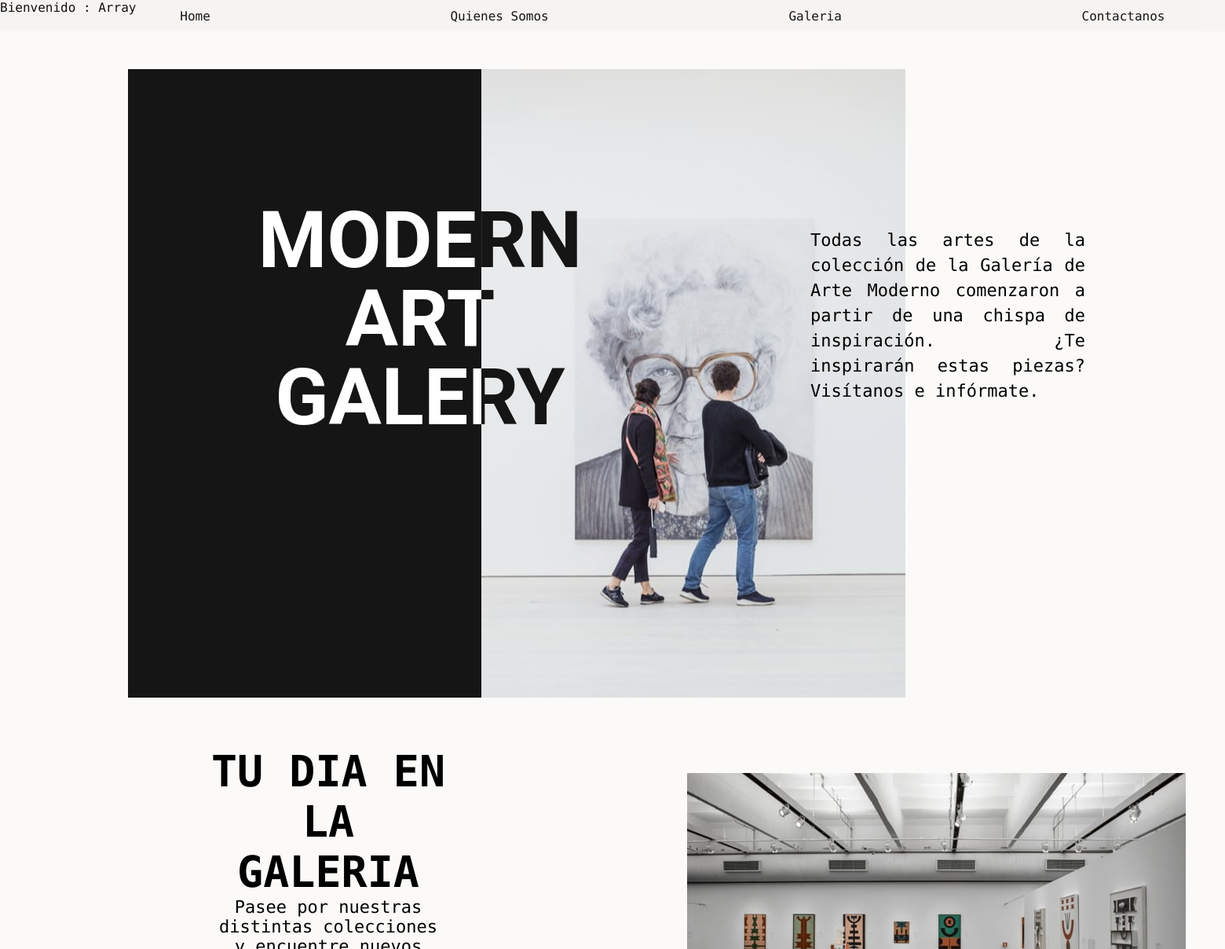
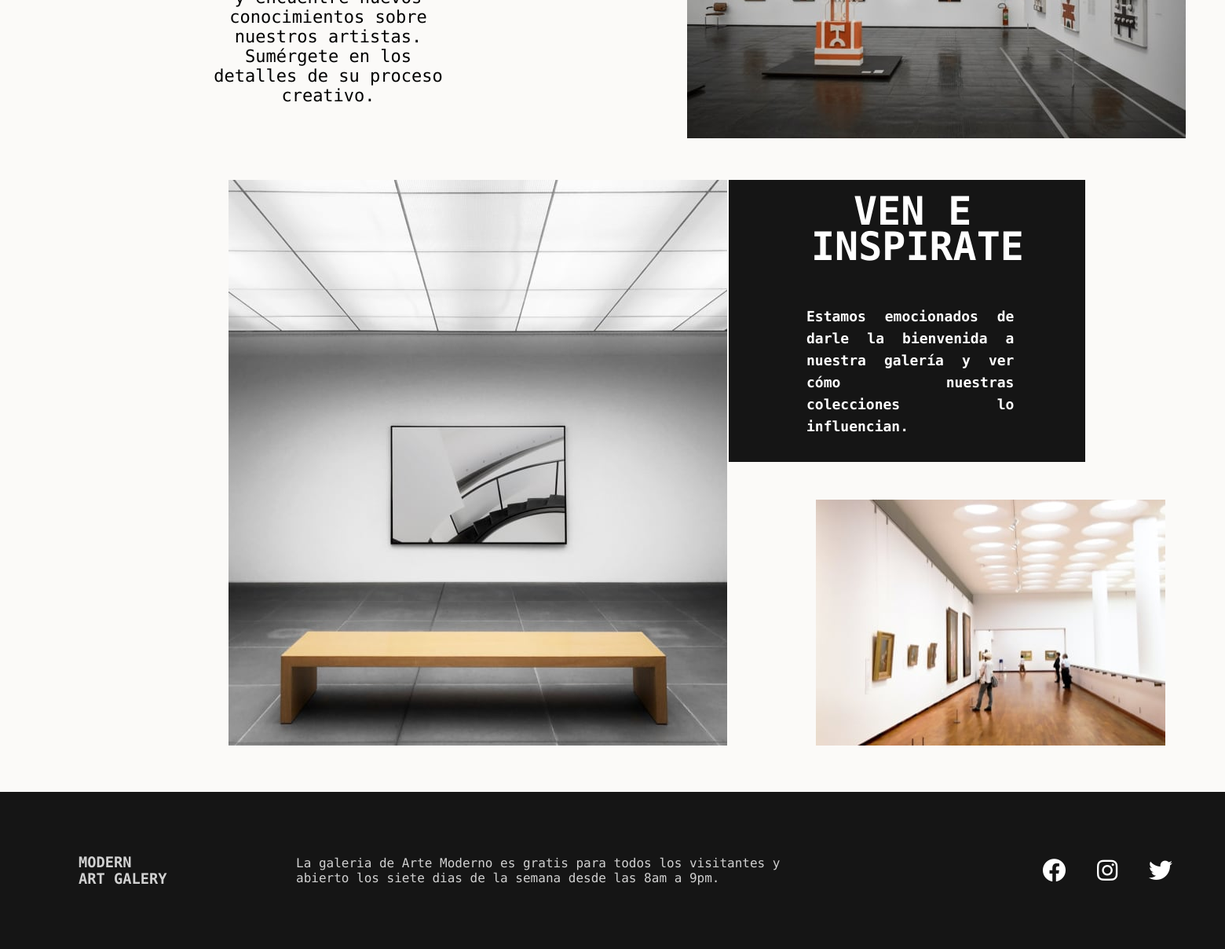
The app's page /paginaprincipal.php (signed in) with its own data (2 pictures, top to bottom).
### tables this page shows
CREATE TABLE `navar2` (
  `idnavar2` INT NOT NULL AUTO_INCREMENT,
  `navar` VARCHAR(45) NULL,
  `linknavar` VARCHAR(100) NULL,
  PRIMARY KEY (`idnavar2`));

### paginaprincipal.php (the view, shortened to what this page needs)
<!DOCTYPE html>
<?php
    $xc = conectar();
    $sql = "SELECT * FROM navar2";
    $res = mysqli_query($xc, $sql);
?>
<html lang="en">
<head>
    <link rel="stylesheet" href="https://cdnjs.cloudflare.com/ajax/libs/font-awesome/6.1.1/css/all.min.css"
 />
    <link rel="stylesheet" href="css_pagina principal/index.css"/>
</head>
<body>
    <nav>
        <ul id="primary-navigation" data-visible="false" class="navbar">
          <li class="active">
            <a href="paginaprincipal.php"><?php
            while($filas = mysqli_fetch_array($res)){
              echo ' <li class="active">
              <a href="'.$filas['linknavar'].' ">' .$filas['navar'].'</li>';
            }
            ?></a>
        </li>
        </ul>
        <p>
          <?php
          echo 'Bienvenido : ' .$_SESSION['usuario'];
          ?>
        </p>
    </nav>
    <section class="section">
      <div class ="header">
          <picture class="hero">
            <img src="img_pragina principal/image-hero.jpg" alt="" aria-hidden="true">
          </picture>
          <h1>MODERN ART GALERY </h1>
          <p>
            Todas las artes de la colección de la Galería de Arte Moderno comenzaron a partir de una chispa de inspiración. ¿Te inspirarán estas piezas? Visítanos e infórmate.
          </p>
        </div>
        <div class="imagen1">
          <img src="img_pragina principal/image-grid-1.jpg" alt="The galleries main room.">
        <div class="your-day">
          <h2>TU DIA  <span>EN LA GALERIA</span></h2>
          <p>
            Pasee por nuestras distintas colecciones y encuentre nuevos conocimientos sobre nuestros artistas. Sumérgete en los detalles de su proceso creativo.
          </p>
        </div>
      </div>
        <picture class="img-grid-2">
          <img src="img_pragina principal/image-grid-2.jpg" alt="A modern bench in-front of a piece of art.">
        </picture>
        <picture class="img-grid-3">
          <img src="img_pragina principal/image-grid-3.jpg" alt="People viewing art on the second floor of the gallery.">
        </picture>
        <div class="come">
          <h2>VEN E INSPIRATE</h2>
          <p>
            Estamos emocionados de darle la bienvenida a nuestra galería y ver cómo nuestras colecciones lo influencian.
          </p>
        </div>
    </section>
    <footer class="footer">
      <div class="footer-container container">
          <div>
              <h3>MODERN</h3>
              <h3>ART GALERY</h3>
          </div>
          <p class="texto">La galeria de Arte Moderno es gratis para todos los visitantes y abierto los siete dias de
              la semana desde las 8am a 9pm.</p>
          <div class="icons">
              <a href=""><i class="fa-brands fa-facebook"></i></a>
              <a href=""><i class="fa-brands fa-instagram"></i></a>
              <a href=""><i class="fa-brands fa-twitter"></i></a>
          </div>
      </div>
  </footer>
</body>
</html>

### css_pagina principal/index.css (style rules this page uses)
* { margin: 0; padding: 0; }
body { background-color: #FBFAF8; font-family: 'Roboto Mono', monospace; position: absolute; }
.navbar { display: flex; justify-content: space-around; align-items: center; background-color: rgba(194, 191, 191, 0.089); position: fixed; width: 100%; height: 5vh; list-style: none; }
.navbar li a { text-decoration: none; color: #151515; }
.section { text-align: center; margin-left: 50px; padding-bottom: 20px; }
.hero { margin-left: 50px; background: #151515; width: 600%; height: 800px; display: flex; justify-content: flex-end; }
h1 { font-family: 'Roboto', sans-serif;; font-size: 100px; line-height: 100px; color: #151515; background: -webkit-linear-gradient(0deg, #FFF 335px, #151515 285px); -webkit-background-clip: text ; -webkit-text-fill-color: transparent; grid-area: 2 / 2 / 3 / 4; align-self: start; margin-top: -70px; }
.header { margin-top:69px ; width: 100px; display: grid; grid-gap: 48px 0; grid-template: 190px 224px 386px / 165px 285px 229px 246px 65px 449px; margin-left: 63px; }
.header p { margin-top: 202px; margin-left: 754px; font-size: 22px; line-height: 32px; width: 350px; text-align: justify; }
.imagen1 { margin-left: 742px; }
.your-day { margin: 95px 0; width: 304px; margin-left: -526px; font-size: 22px; margin-top: -438px }
.your-day h2 { font-weight: 400px; font-weight: 900; font-size: 55px; }
.img-grid-2 { margin-left: 132px; margin-top: 74px; }
.img-grid-3 { margin-left: 103px; margin-top: 70px; }
.come { background: #151515; padding: 48px 24px 47px; padding: 17px 47px 12px 75px; margin-right: 198px; margin-left: 878px; margin-top: -724px; width: 18.5%; }
.come h2 { color: #FFFFFF; font-size: 50px; font-weight: 900; line-height: 45px; margin-left: 27px; }
.come p { margin-top: 24px; color: #FFFFFF; margin-top: 52px; text-align: justify; font-size: 18px; font-weight: 900; line-height: 28px; margin-left: 21px; }
.come { padding: 18px 91px 31px 78px; grid-area: 3/ 3 / 4 / 4; }
.footer { height: 25vh; background-color: #151515; color: rgb(209, 209, 209); display: flex; align-items: center; margin-top: 400px; width: 100%; }
.footer-container { display: flex; justify-content: space-between; align-items: center; width: 100%; margin: 0 100px; }
.texto { width: 628px; margin-left: -128px; }
.icons a i { margin-left: 30px; color: #fff; font-size: 30px; }

### records on screen
navar2: navar "Home"
navar2: navar "Quienes Somos"
navar2: navar "Galeria"
navar2: navar "Contactanos"

### other values on screen
$_SESSION['usuario'] "Array"
